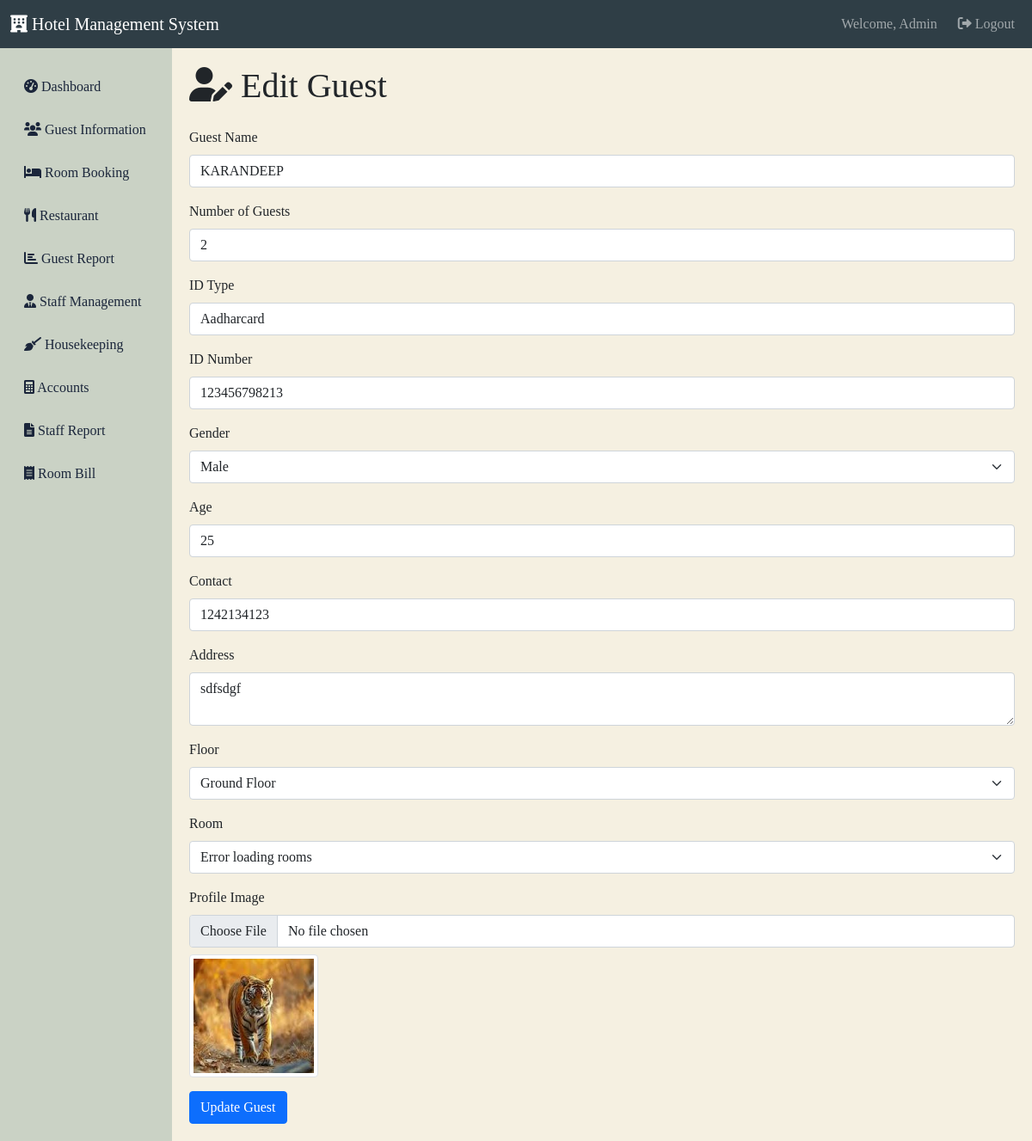
Page /guest/edit/1002 (signed in) on the committed database.
### tables this page shows
CREATE TABLE admin_emp (
            id INTEGER PRIMARY KEY AUTOINCREMENT,
            name TEXT NOT NULL,
            emp_id TEXT UNIQUE NOT NULL,
            department TEXT NOT NULL,
            type TEXT NOT NULL,
            password TEXT NOT NULL
        );

CREATE TABLE guest (
            ref INTEGER PRIMARY KEY,
            name TEXT NOT NULL,
            guest INTEGER NOT NULL,
            id_type TEXT NOT NULL,
            id_no TEXT NOT NULL,
            gender TEXT NOT NULL,
            age TEXT NOT NULL,
            contact TEXT NOT NULL,
            address TEXT NOT NULL,
            images TEXT
        );

### routes/guest.py (the view, shortened to what this page needs)
@guest_bp.route('/edit/<int:ref>', methods=['GET', 'POST'])
@login_required
def edit(ref):
    guest = Guest.get_by_id(ref)
    if not guest:
        flash('Guest not found!', 'error')
        return redirect(url_for('guest.index'))
    conn = get_db()
    cursor = conn.cursor()
    try:
        cursor.execute('SELECT DISTINCT floor_name FROM floors_rooms')
        floors = [row['floor_name'] for row in cursor.fetchall()]
    except Exception as e:
        floors = []
        flash(f'Error fetching floors: {str(e)}', 'error')
    finally:
        conn.close()
    return render_template('guest/edit.html', guest=guest, floors=floors)

### app.py (called while the page is built)
@login_manager.user_loader
def load_user(user_id):
    from models import User
    return User.get(user_id)

### database.py (called while the page is built)
def get_db():
    conn = sqlite3.connect(Config.DATABASE_PATH)
    conn.row_factory = sqlite3.Row
    return conn

### models.py (called while the page is built)
    @staticmethod
    def get(user_id):
        conn = get_db()
        cursor = conn.cursor()
        cursor.execute('SELECT * FROM admin_emp WHERE id = ?', (user_id,))
        user_data = cursor.fetchone()
        conn.close()
        if user_data:
            return User(
                id=user_data['id'],
                name=user_data['name'],
                emp_id=user_data['emp_id'],
                department=user_data['department'],
                user_type=user_data['type']
            )
        return None

    @staticmethod
    def get_by_id(ref):
        conn = get_db()
        cursor = conn.cursor()
        cursor.execute('SELECT * FROM guest WHERE ref = ?', (ref,))
        guest = cursor.fetchone()
        conn.close()
        return guest

### templates/guest/edit.html (shortened to what this page needs)
{% extends "base.html" %}
{% block content %}
<div class="row">
    <div class="col-12">
        <h1 class="mb-4"><i class="fas fa-user-edit"></i> Edit Guest</h1>
        <form method="POST" enctype="multipart/form-data" action="{{ url_for('guest.edit', ref=guest.ref) }}">
            <div class="mb-3">
                <label for="name" class="form-label">Guest Name</label>
                <input type="text" class="form-control" id="name" name="name" value="{{ guest.name }}" required>
            </div>
            <div class="mb-3">
                <label for="guest_count" class="form-label">Number of Guests</label>
                <input type="number" min="1" class="form-control" id="guest_count" name="guest_count" value="{{ guest.guest }}" required>
            </div>
            <div class="mb-3">
                <label for="id_type" class="form-label">ID Type</label>
                <input type="text" class="form-control" id="id_type" name="id_type" value="{{ guest.id_type }}" required>
            </div>
            <div class="mb-3">
                <label for="id_number" class="form-label">ID Number</label>
                <input type="text" class="form-control" id="id_number" name="id_number" value="{{ guest.id_no }}" required>
            </div>
            <div class="mb-3">
                <label for="gender" class="form-label">Gender</label>
                <select class="form-select" id="gender" name="gender" required>
                    <option value="Male" {% if guest.gender == 'Male' %}selected{% endif %}>Male</option>
                </select>
            </div>
            <div class="mb-3">
                <label for="age" class="form-label">Age</label>
                <input type="number" min="0" max="120" class="form-control" id="age" name="age" value="{{ guest.age }}" required>
            </div>
            <div class="mb-3">
                <label for="contact" class="form-label">Contact</label>
                <input type="text" class="form-control" id="contact" name="contact" value="{{ guest.contact }}" required>
            </div>
            <div class="mb-3">
                <label for="address" class="form-label">Address</label>
                <textarea class="form-control" id="address" name="address" rows="2" required>{{ guest.address }}</textarea>
            </div>
            <div class="mb-3">
                <label for="floor" class="form-label">Floor</label>
                <select class="form-select" id="floor" name="floor" required>
                    {% for floor in floors %}
                    <option value="{{ floor }}" {% if guest.floor == floor %}selected{% endif %}>{{ floor }}</option>
                    {% endfor %}
                </select>
            </div>
            <div class="mb-3">
                <label for="room" class="form-label">Room</label>
                <select class="form-select" id="room" name="room" required>
                    <option value="" disabled selected>Select room</option>
                </select>
            </div>
            <div class="mb-3">
                <label for="image" class="form-label">Profile Image</label>
                <input type="file" class="form-control" id="image" name="image" accept="image/*">
                {% if guest.images %}
                <img src="{{ url_for('static', filename='uploads/guest_images/' ~ guest.images) }}" alt="Profile Image" class="img-thumbnail mt-2" style="max-width: 150px;">
                {% endif %}
            </div>
            <button type="submit" class="btn btn-primary">Update Guest</button>
        </form>
    </div>
</div>
{% endblock %}

### templates/base.html (shortened to what this page needs)
<!DOCTYPE html>
<html lang="en">
<head>
    <link href="https://cdn.jsdelivr.net/npm/bootstrap@5.1.3/dist/css/bootstrap.min.css" rel="stylesheet">
    <link href="https://cdnjs.cloudflare.com/ajax/libs/font-awesome/6.0.0/css/all.min.css" rel="stylesheet">
</head>
<body>
    <nav class="navbar navbar-expand-lg navbar-dark">
        <div class="container-fluid">
            <a class="navbar-brand" href="{{ url_for('main.dashboard') }}">
                <i class="fas fa-hotel"></i> Hotel Management System
            </a>
            {% if current_user.is_authenticated %}
            <div class="navbar-nav ms-auto">
                <span class="navbar-text me-3">Welcome, {{ current_user.name }}</span>
                <a class="nav-link" href="{{ url_for('auth.logout') }}">
                    <i class="fas fa-sign-out-alt"></i> Logout
                </a>
            </div>
            {% else %}
            <div class="navbar-nav ms-auto">
                <a class="nav-link" href="{{ url_for('auth.login') }}">
                    <i class="fas fa-sign-in-alt"></i> Login
                </a>
            </div>
            {% endif %}
        </div>
    </nav>
    <div class="container-fluid">
        <div class="row">
            {% if current_user.is_authenticated %}
            <nav class="col-md-2 sidebar">
                <div class="nav flex-column">
                    <a class="nav-link" href="{{ url_for('main.dashboard') }}">
                        <i class="fas fa-tachometer-alt"></i> Dashboard
                    </a>
                    <a class="nav-link" href="{{ url_for('guest.index') }}">
                        <i class="fas fa-users"></i> Guest Information
                    </a>
                    <a class="nav-link" href="{{ url_for('room.booking') }}">
                        <i class="fas fa-bed"></i> Room Booking
                    </a>
                    <a class="nav-link" href="{{ url_for('restaurant.index') }}">
                        <i class="fas fa-utensils"></i> Restaurant
                    </a>
                    <a class="nav-link" href="{{ url_for('report.guest_report') }}">
                        <i class="fas fa-chart-bar"></i> Guest Report
                    </a>
                    {% if session.user_type == 'Admin' %}
                    <a class="nav-link" href="{{ url_for('staff.index') }}">
                        <i class="fas fa-user-tie"></i> Staff Management
                    </a>
                    {% endif %}
                    <a class="nav-link" href="{{ url_for('housekeeping.index') }}">
                        <i class="fas fa-broom"></i> Housekeeping
                    </a>
                    <a class="nav-link" href="{{ url_for('account.index') }}">
                        <i class="fas fa-calculator"></i> Accounts
                    </a>
                    {% if session.user_type == 'Admin' %}
                    <a class="nav-link" href="{{ url_for('report.staff_report') }}">
                        <i class="fas fa-file-alt"></i> Staff Report
                    </a>
                    {% endif %}
                    <a class="nav-link" href="{{ url_for('room.bill') }}">
                        <i class="fas fa-receipt"></i> Room Bill
                    </a>
                </div>
            </nav>
            <main class="col-md-10 content">
            {% else %}
            <main class="col-12 content">
            {% endif %}
                {% block content %}{% endblock %}
            </main>
        </div>
    </div>
</body>
</html>

### templates/base.html (style rules this page uses)
:root { --primary-color: #2f3e46; --secondary-color: #cad2c5; --accent-color: #f5f0e1; --text-color: #1b263b; }
body { background-color: var(--accent-color); font-family: 'Times New Roman', serif; }
.navbar { background-color: var(--primary-color) !important; }
.sidebar { background-color: var(--secondary-color); min-height: calc(100vh - 56px); padding-top: 20px; }
.sidebar .nav-link { color: var(--text-color); margin: 5px 0; border-radius: 5px; }
.content { padding: 20px; }

### rows in the picture
admin_emp: name "Admin"
guest: name "KARANDEEP", guest_count "2", id_type "Aadharcard", id_number "123456798213", gender "Male", age "25", contact "1242134123", address "sdfsdgf", images (picture)

### other values in the picture
form field floor "Ground Floor"
